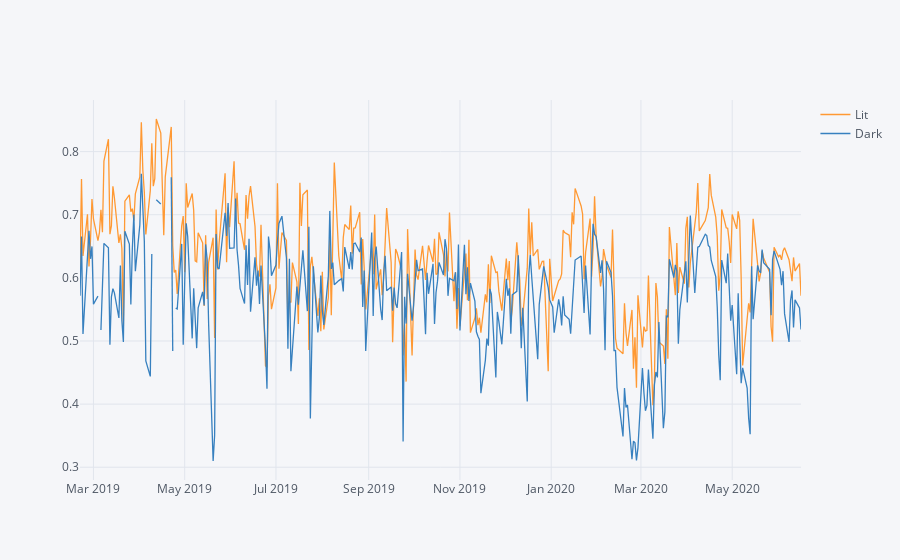

Notebook source saved alongside this figure:
### Markdown cell above
# Lit/Dark Comparison

### Code cell
df = pd.DataFrame()
ticker = 'SHOP'
df['Lit'] = ts_lit[ts_lit['Symbol']==ticker].CBOE_ShortRatio
df['Dark'] = ts[ts['Symbol']==ticker].NMS_ShortRatio
print(df.corr())
df.iplot( kind='line')

### Figure 1 — Plotly figure (JSON) as saved in the notebook; plotly's stock layout.template omitted (floating-point values rounded to 4 significant figures; data arrays with more than 128 entries replaced by an {"elided": "..."} marker saying what was removed)
{"data": [{"line": {"color": "rgba(255, 153, 51, 1.0)", "dash": "solid", "shape": "linear", "width": 1.3}, "mode": "lines", "name": "Lit", "text": "", "type": "scatter", "x": {"elided": "333 str values"}, "y": {"elided": "333 float values"}}, {"line": {"color": "rgba(55, 128, 191, 1.0)", "dash": "solid", "shape": "linear", "width": 1.3}, "mode": "lines", "name": "Dark", "text": "", "type": "scatter", "x": {"elided": "333 str values"}, "y": {"elided": "333 mixed values"}}], "layout": {"legend": {"bgcolor": "#F5F6F9", "font": {"color": "#4D5663"}}, "paper_bgcolor": "#F5F6F9", "plot_bgcolor": "#F5F6F9", "title": {"font": {"color": "#4D5663"}}, "xaxis": {"gridcolor": "#E1E5ED", "showgrid": true, "tickfont": {"color": "#4D5663"}, "title": {"font": {"color": "#4D5663"}, "text": ""}, "zerolinecolor": "#E1E5ED"}, "yaxis": {"gridcolor": "#E1E5ED", "showgrid": true, "tickfont": {"color": "#4D5663"}, "title": {"font": {"color": "#4D5663"}, "text": ""}, "zerolinecolor": "#E1E5ED"}}}
